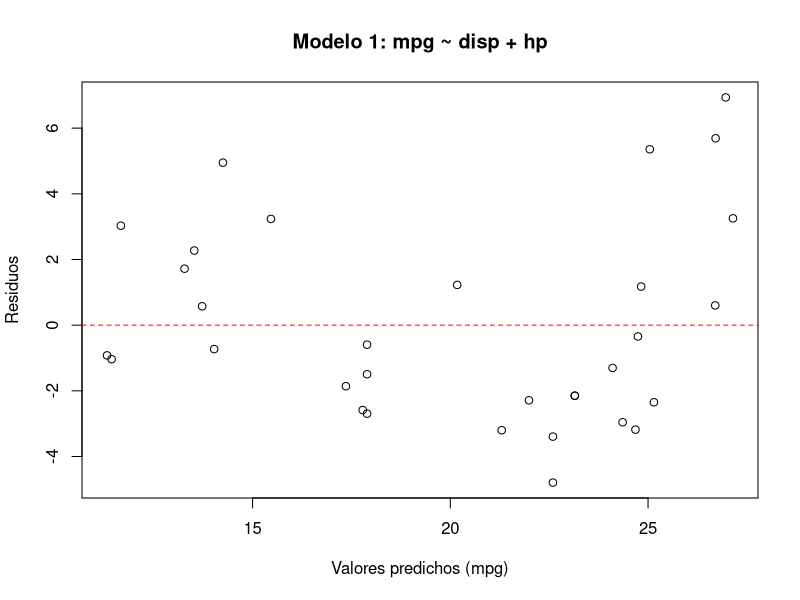
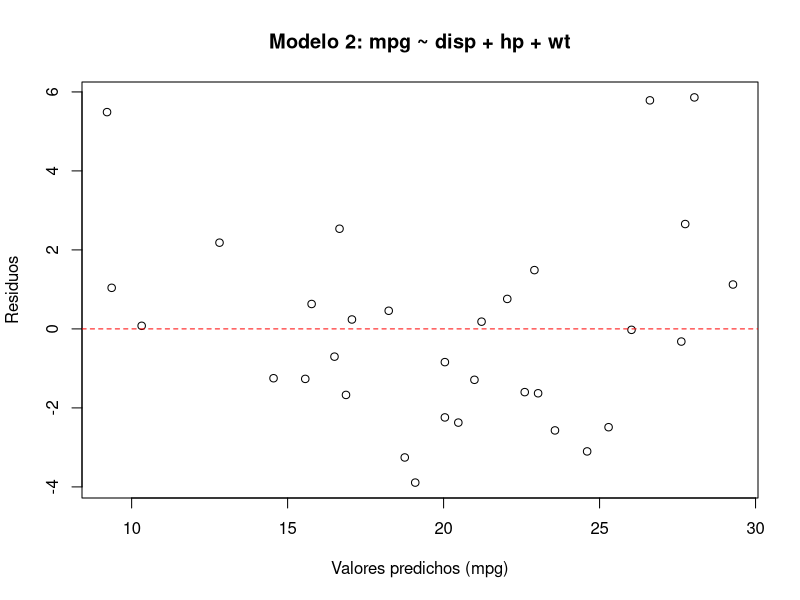

These charts were generated, in order, by the following R code:
## EJERCICIO C
# Elegir un dataset y aplicar modelos de regresión lineal
# El dataset viene por defecto en R. Se puede exportar mediante archivo CSV
write.csv(mtcars, file = "mtcars.csv", row.names = FALSE)

data(mtcars)
mtcars$cyl <- as.factor(mtcars$cyl) # Convertir a factor
regMod <- lm(mpg ~ ., data=mtcars)
summary(regMod)


## EJERCICIO D
#  Crear modelos de regresión múltiple con distintas combinaciones de variables
# Modelo 1: mpg ~ disp + hp
regMod1 <- lm(mpg ~ disp + hp, data=mtcars)
summary(regMod1)

# Gráfico de residuos vs valores predichos
plot(regMod1$fitted.values, regMod1$residuals,
     xlab = "Valores predichos (mpg)", 
     ylab = "Residuos", 
     main = "Modelo 1: mpg ~ disp + hp")
abline(h = 0, col = "red", lty = 2)

# Modelo 2: mpg ~ disp + hp + wt
regMod2 <- lm(mpg ~ disp + hp + wt, data=mtcars)
summary(regMod2)

# Gráfico de residuos vs valores predichos
plot(regMod2$fitted.values, regMod2$residuals,
     xlab = "Valores predichos (mpg)", 
     ylab = "Residuos", 
     main = "Modelo 2: mpg ~ disp + hp + wt")
abline(h = 0, col = "red", lty = 2)
